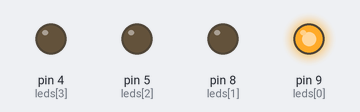
The sketch below on a simulated Arduino Uno, built with avr-gcc and run on an emulated ATmega328P. Shown: output pins drawn as LEDs (lit = HIGH).

Above: at 0.02 s.
At 0.27 s:
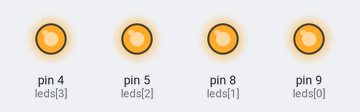
At 0.67 s:
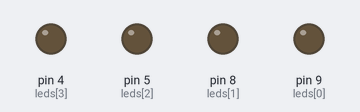
At 1.47 s:
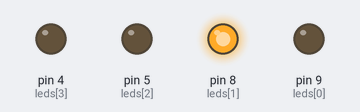
At 2.27 s:
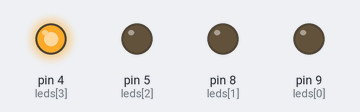
At 2.92 s:
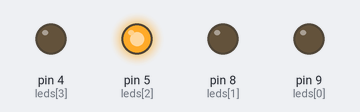
Timing chart, 0 to 3.2 s (numbered marks = the images above):
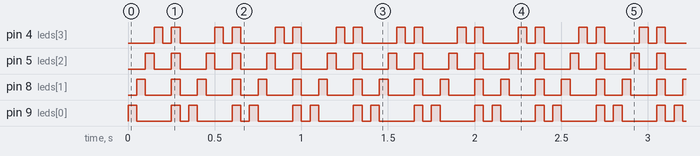

The sketch:

Desafio_rene_acender_e_apagar_4_leds.ino
```cpp
// Define os pinos dos LEDs
int leds[] = {9, 8, 5, 4};

void setup() {
  // Define todos os pinos como saída
  for (int i = 0; i < 4; i++) {
    pinMode(leds[i], OUTPUT);
  }
}

void loop() {
  // 1. Acende um LED por vez (sequencial)
  for (int i = 0; i < 4; i++) {
    digitalWrite(leds[i], HIGH);  // Acende o LED atual
    delay(50);                   // Espera 0.5s
    digitalWrite(leds[i], LOW);   // Apaga o LED atual
  }

  delay(50);  // Pausa antes de acender todos

  // 2. Acende todos os LEDs juntos
  for (int i = 0; i < 4; i++) {
    digitalWrite(leds[i], HIGH);
  }

  delay(50);  // Mantém todos acesos por 1s

  // 3. Apaga todos os LEDs juntos
  for (int i = 0; i < 4; i++) {
    digitalWrite(leds[i], LOW);
  }

  delay(50);  // Espera antes de repetir tudo
}
```

Measured:
- by itself, pin 4 (leds[3]): repeats every 0.35 s: LOW 0.05 s, HIGH 0.05 s, LOW 0.20 s, HIGH 0.05 s
- by itself, pin 5 (leds[2]): alternates HIGH for 0.05 s and LOW for 0.10 s
- by itself, pin 8 (leds[1]): alternates HIGH for 0.05 s and LOW for 0.13 s
- by itself, pin 9 (leds[0]): repeats every 0.35 s: LOW 0.20 s, HIGH 0.05 s, LOW 0.05 s, HIGH 0.05 s
